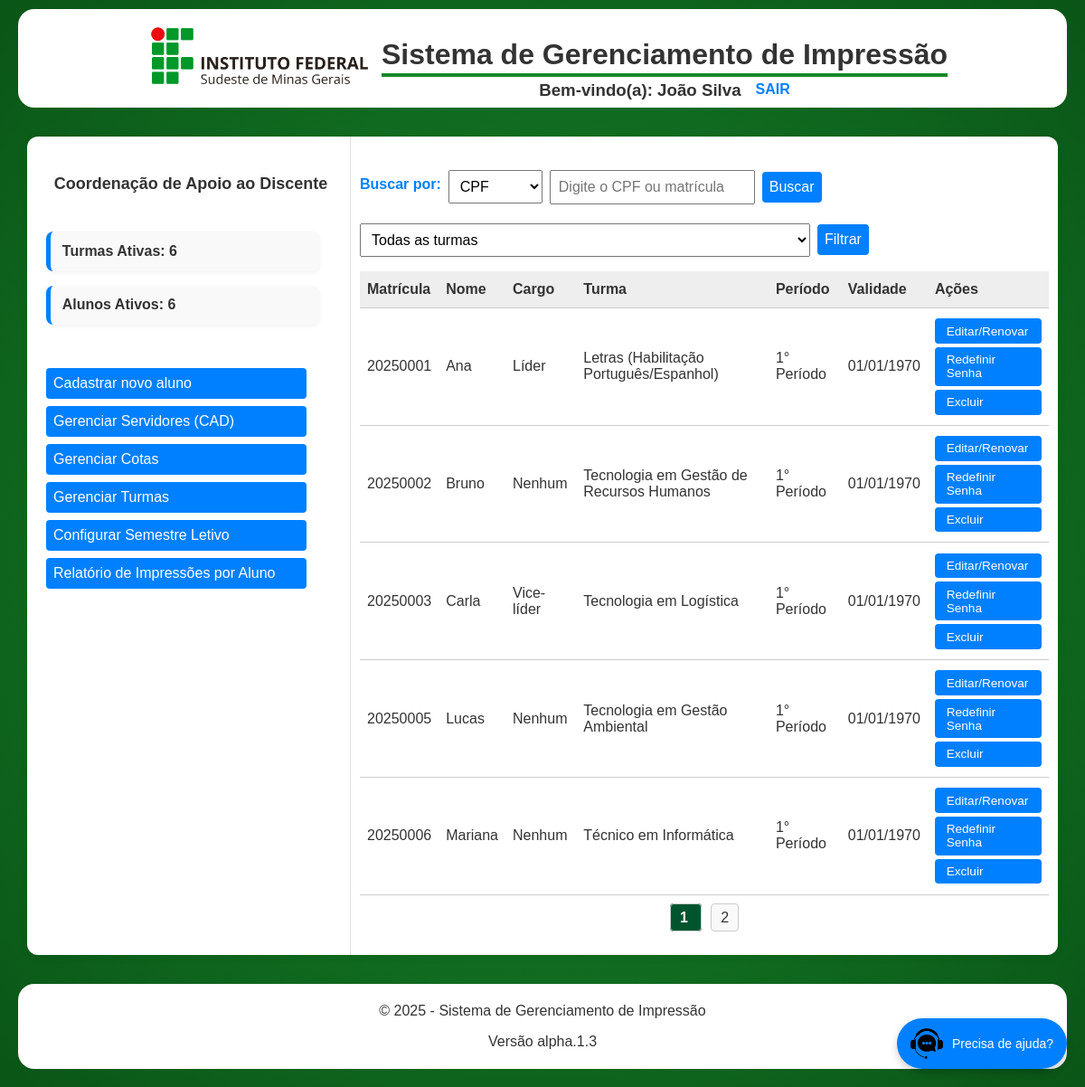
The app's page /pages/admin_cad/dashboard_cad.php (signed in) with its own data.
### tables this page shows
CREATE TABLE Aluno (
    matricula VARCHAR(20) PRIMARY KEY,
    nome VARCHAR(100) NOT NULL,
    sobrenome VARCHAR(100) NOT NULL,
    cargo ENUM('Líder', 'Vice-líder', 'Nenhum') DEFAULT 'Nenhum',
    email VARCHAR(100) NOT NULL,
    cpf CHAR(11) UNIQUE NOT NULL,
    senha VARCHAR(255) NOT NULL,
    ativo BOOLEAN DEFAULT TRUE,
    cota_id INT,
    data_fim_validade DATE,
    FOREIGN KEY (cota_id) REFERENCES CotaAluno(id) ON DELETE SET NULL
);

CREATE TABLE Curso (
    id INT AUTO_INCREMENT PRIMARY KEY,
    sigla VARCHAR(20) NOT NULL UNIQUE,
    nome_completo VARCHAR(100) NOT NULL
);

CREATE TABLE Turma (
    id INT AUTO_INCREMENT PRIMARY KEY,
    curso_id INT NOT NULL,
    periodo VARCHAR(20) NOT NULL,
    UNIQUE (curso_id, periodo),
    FOREIGN KEY (curso_id) REFERENCES Curso(id) ON DELETE CASCADE
);

### pages/admin_cad/dashboard_cad.php (the view, shortened to what this page needs)
<?php
require_once '../../includes/config.php';
$pagina = isset($_GET['pagina']) && is_numeric($_GET['pagina']) ? (int)$_GET['pagina'] : 1;
$limite = 5;
$offset = ($pagina - 1) * $limite;
$condicoes = [];
$params = [];
$base_sql = "FROM Aluno a
             LEFT JOIN CotaAluno ca ON a.cota_id = ca.id
             LEFT JOIN Turma t ON ca.turma_id = t.id
             LEFT JOIN Curso c ON t.curso_id = c.id";
$where_clause = !empty($condicoes) ? 'WHERE ' . implode(' AND ', $condicoes) : '';
$sql_count = "SELECT COUNT(*) AS total " . $base_sql . " " . $where_clause;
$stmt_count = $conn->prepare($sql_count);
$stmt_count->execute($params);
$total_resultados = $stmt_count->fetch()->total ?? 0;
$total_paginas = ceil($total_resultados / $limite);
$sql_alunos = "SELECT a.*, t.periodo, c.sigla, c.nome_completo
               " . $base_sql . " " . $where_clause . "
               ORDER BY a.nome ASC
               LIMIT :limite OFFSET :offset";
$stmt = $conn->prepare($sql_alunos);
$stmt->bindValue(':limite', $limite, PDO::PARAM_INT);
$stmt->bindValue(':offset', $offset, PDO::PARAM_INT);
$stmt->execute();
$alunos = $stmt->fetchAll();
$total_turmas = $conn->query("SELECT COUNT(DISTINCT turma_id) AS total FROM CotaAluno")->fetch()->total ?? 0;
$total_alunos = $conn->query("SELECT COUNT(*) AS total FROM Aluno")->fetch()->total ?? 0;
include_once '../../includes/header.php';
?>
<link rel="stylesheet" href="dashboard_cad.css">
<div class="dashboard-layout">
    <aside class="dashboard-aside">
        <section class="dashboard-header">
            <h1>Coordenação de Apoio ao Discente</h1>
        </section>
        <section class="dashboard-cards">
            <div class="card">Turmas Ativas: <?= $total_turmas ?></div>
            <div class="card">Alunos Ativos: <?= $total_alunos ?></div>
        </section>
        <section class="dashboard-menu">
            <a class="btn-menu" href="form_aluno.php">Cadastrar novo aluno</a>
            <a class="btn-menu" href="#" id="btn-gerenciar-servidores">Gerenciar Servidores (CAD)</a>
            <a class="btn-menu" href="gerenciar_cotas.php">Gerenciar Cotas</a>
            <a class="btn-menu" href="gerenciar_turmas.php">Gerenciar Turmas</a>
            <a class="btn-menu" href="../admin/configurar_semestre.php">Configurar Semestre Letivo</a>
            <a class="btn-menu" href="relatorio_aluno.php">Relatório de Impressões por Aluno</a>
        </section>
    </aside>
    <main class="dashboard-main">
        <div class="responsive-table">
            <form method="GET" class="busca-form">
                <label for="tipo_busca">Buscar por:</label>
                <select name="tipo_busca" id="tipo_busca" required>
                    <option value="cpf" <?= isset($_GET['tipo_busca']) && $_GET['tipo_busca'] === 'cpf' ? 'selected' : '' ?>>CPF</option>
                </select>
                <input type="text" name="valor_busca" placeholder="Digite o CPF ou matrícula" value="<?= htmlspecialchars($_GET['valor_busca'] ?? '') ?>" required>
                <button type="submit">Buscar</button>
            </form>
            <form method="GET" class="filter-form">
                <select name="turma">
                    <option value="">Todas as turmas</option>
                </select>
                <button type="submit">Filtrar</button>
            </form>
            <table>
                <thead>
                    <tr>
                        <th>Matrícula</th>
                        <th>Nome</th>
                        <th>Cargo</th>
                        <th>Turma</th>
                        <th>Período</th>
                        <th>Validade</th>
                        <th>Ações</th>
                    </tr>
                </thead>
                <tbody>
                    <?php foreach ($alunos as $aluno): ?>
                        <tr>
                            <td data-label="Matrícula"><?= $aluno->matricula ?></td>
                            <td data-label="Nome"><?= $aluno->nome ?></td>
                            <td data-label="Cargo"><?= $aluno->cargo ?></td>
                            <td data-label="Turma"><?= htmlspecialchars($aluno->nome_completo) ?></td>
                            <td data-label="Período"><?= htmlspecialchars($aluno->periodo) ?></td>
                            <td data-label="Validade"><?= date('d/m/Y', strtotime($aluno->data_fim_validade)) ?></td>
                            <td data-label="Ações">
                                <div class="action-buttons">
                                    <a href="form_aluno.php?matricula=<?= $aluno->matricula ?>">Editar/Renovar</a>
                                    <a href="#" class="btn-redefinir" data-matricula="<?= $aluno->matricula ?>">Redefinir Senha</a>
                                    <a href="excluir.php?matricula=<?= $aluno->matricula ?>"
                                        onclick="return confirm('Tem certeza que deseja excluir o aluno <?= $aluno->nome ?>?')">
                                        Excluir
                                    </a>
                                </div>
                            </td>
                        </tr>
                    <?php endforeach; ?>
                </tbody>
            </table>
            <?php if ($total_paginas > 1): ?>
                <nav class="paginacao">
                    <?php for ($i = 1; $i <= $total_paginas; $i++): ?>
                        <a class="<?= $i === $pagina ? 'pagina-ativa' : '' ?>"
                            href="?<?= http_build_query(array_merge($_GET, ['pagina' => $i])) ?>">
                            <?= $i ?>
                        </a>
                    <?php endfor; ?>
                </nav>
            <?php endif; ?>
        </div>
    </main>
</div>
<?php include_once '../../includes/footer.php'; ?>

### includes/header.php (shortened to what this page needs)
<!DOCTYPE html>
<html lang="pt-BR">
<head>
    <link rel="stylesheet" href="<?= BASE_URL ?>/styles.css">
</head>
<body>
<header>
    <div>
        <img src="<?= BASE_URL ?>/img/logo_horizontal_ifsudestemg.png" alt="logomarca do IF">
    </div>
    <div class="header-title">
        <h1><?= SITE_NAME ?></h1>
        <hr>
        <?php if (isset($_SESSION['usuario']) && !empty($_SESSION['usuario'])): ?>
            <div class="user-info">
                <h3>Bem-vindo(a): <?= htmlspecialchars($_SESSION['usuario']['nome'] . (isset($_SESSION['usuario']['sobrenome']) ? ' ' . $_SESSION['usuario']['sobrenome'] : '')) ?></h3>
                <a href="<?= BASE_URL ?>/includes/logout.php"><h4 class="logout">SAIR</h4></a>
            </div>
        <?php endif; ?>
    </div>
</header>

### includes/footer.php
    <footer>
        <p>&copy; <?php echo CURRENT_YEAR; ?> - <?php echo SITE_NAME; ?></p>
        <p>Versão alpha.1.3</p>
    </footer>
    <a class="suporte-btn">
        <img src="<?= BASE_URL ?>/img/suporte.png" alt="Suporte" class="icone">
        <span class="texto">Precisa de ajuda?</span>
    </a>
</body>
</html>

### styles.css (style rules this page uses)
body { background: radial-gradient(circle at center, #19882c, #0A5517); background-attachment: fixed; font-family: Arial, sans-serif; margin: 0; padding: 0; color: #333; }
header { display: flex; justify-content: center; align-items: center; margin: 10px 20px; padding: 5px; background-color: #FFF; border-radius: 18px; }
header img { width: 250px; margin: 10px; }
header hr { border: 0; height: 4px; background-color: #19882c; margin-top: -20px; }
a { text-decoration: none; }
.logout { color: #0080ff; font-weight: bold; text-decoration: none; position: relative; display: inline-block; padding-bottom: 3px; }
.logout::after { content: ''; position: absolute; width: 0; height: 2px; bottom: 0; left: 0; background-color: #005fa3; transition: width 0.3s ease-in-out; }
.user-info { display: flex; align-items: center; justify-content: center; gap: 1rem; margin-top: -24px; margin-bottom: -24px; }
footer { align-items: center; justify-items: center; margin: 20px 20px; padding: 5px; background-color: #FFF; border-radius: 18px; }
.suporte-btn { position: fixed; bottom: 20px; right: 20px; background-color: #0080ff; color: white; border: none; border-radius: 50px; padding: 10px 15px; cursor: pointer; display: flex; align-items: center; box-shadow: 0 4px 8px rgba(0, 0, 0, 0.2); z-index: 1000; transition: all 0.3s ease; }
.suporte-btn .icone { width: 36px; height: 36px; margin-right: 10px; }
.suporte-btn .texto { font-family: Arial, sans-serif; font-size: 14px; }
.dashboard-layout { display: flex; width: 95%; min-height: 700px; background: #fff; margin: 2rem auto; border-radius: 12px; box-shadow: 0 2px 12px rgba(0,0,0,0.06); }
.dashboard-aside { width: 320px; border-right: 1px solid #e0e0e0; padding: 1.5rem 1rem 1rem 1rem; display: flex; flex-direction: column; gap: 1.5rem; }
.dashboard-main { margin-left: 10px; margin-right: 10px; width: 65%; flex: 1; min-width: 0; padding: 1rem 0 1rem 0; }

### pages/admin_cad/dashboard_cad.css (style rules this page uses)
.dashboard-header { text-align: center; }
aside { width: 40%; margin-left: 5px; }
aside h1 { font-size: 18px; }
.dashboard-cards { display: flex; flex-direction: column; gap: 1rem; margin-bottom: 1.5rem; }
.card { width: 85%; background-color: #f9f9f9; border-left: 5px solid #0080ff; padding: 0.8rem; border-radius: 8px; font-weight: 600; box-shadow: 0 2px 4px rgba(0,0,0,0.05); }
.busca-form,.filter-form { align-items: center; display: flex; flex-direction: row; gap: 0.5rem; width: 90%; max-width: 600px; margin-bottom: 1rem; }
.busca-form input, .busca-form select, .busca-form button, .filter-form select, .filter-form button, .relatorio-form select, .relatorio-form button { padding: 0.5rem; font-size: 1rem; margin-top: 0.3rem; }
.busca-form label { font-weight: 600; color: #0080ff; margin-bottom: 0; }
.dashboard-menu { display: flex; flex-direction: column; gap: 0.5rem; width: 90%; max-width: 600px; }
.btn-menu { color: #FFF; border: none; border-radius: 4px; padding: 0.5rem; font-size: 1rem; background-color: #0080ff; }
.busca-form button , .filter-form button { background-color: #0080ff; color: white; border: none; border-radius: 4px; cursor: pointer; }
.responsive-table { width: 100%; overflow-x: auto; margin: 0 auto; padding: 1rem 0; }
table { width: 100%; border-collapse: collapse; background: #fff; margin-bottom: 1rem; }
thead { background-color: #eee; }
th, td { padding: 0.7rem 0.5rem; text-align: left; border-bottom: 1px solid #ccc; }
.action-buttons { display: flex; flex-direction: column; gap: 0.25rem; }
.action-buttons a { background: #0080ff; color: white; padding: 0.4rem 0.8rem; border-radius: 4px; font-size: 0.85rem; text-decoration: none; transition: background 0.2s; }
.paginacao { margin-top: 1rem; text-align: center; }
.paginacao a { margin: 0 5px; padding: 6px 10px; border: 1px solid #ccc; background: #f9f9f9; text-decoration: none; border-radius: 4px; color: #333; }
.paginacao .pagina-ativa { background: #00552e; color: white; font-weight: bold; }

### records on screen
aluno: matricula "20250001", nome "Ana", cargo "Líder", curso.nome_completo "Letras (Habilitação Português/Espanhol)", turma.periodo "1° Período", data_fim_validade "01/01/1970"
aluno: matricula "20250002", nome "Bruno", cargo "Nenhum", curso.nome_completo "Tecnologia em Gestão de Recursos Humanos", turma.periodo "1° Período", data_fim_validade "01/01/1970"
aluno: matricula "20250003", nome "Carla", cargo "Vice-líder", curso.nome_completo "Tecnologia em Logística", turma.periodo "1° Período", data_fim_validade "01/01/1970"
aluno: matricula "20250005", nome "Lucas", cargo "Nenhum", curso.nome_completo "Tecnologia em Gestão Ambiental", turma.periodo "1° Período", data_fim_validade "01/01/1970"
aluno: matricula "20250006", nome "Mariana", cargo "Nenhum", curso.nome_completo "Técnico em Informática", turma.periodo "1° Período", data_fim_validade "01/01/1970"

### other values on screen
SITE_NAME "Sistema de Gerenciamento de Impressão"
$total_turmas "6"
$total_alunos "6"
CURRENT_YEAR "2025"
